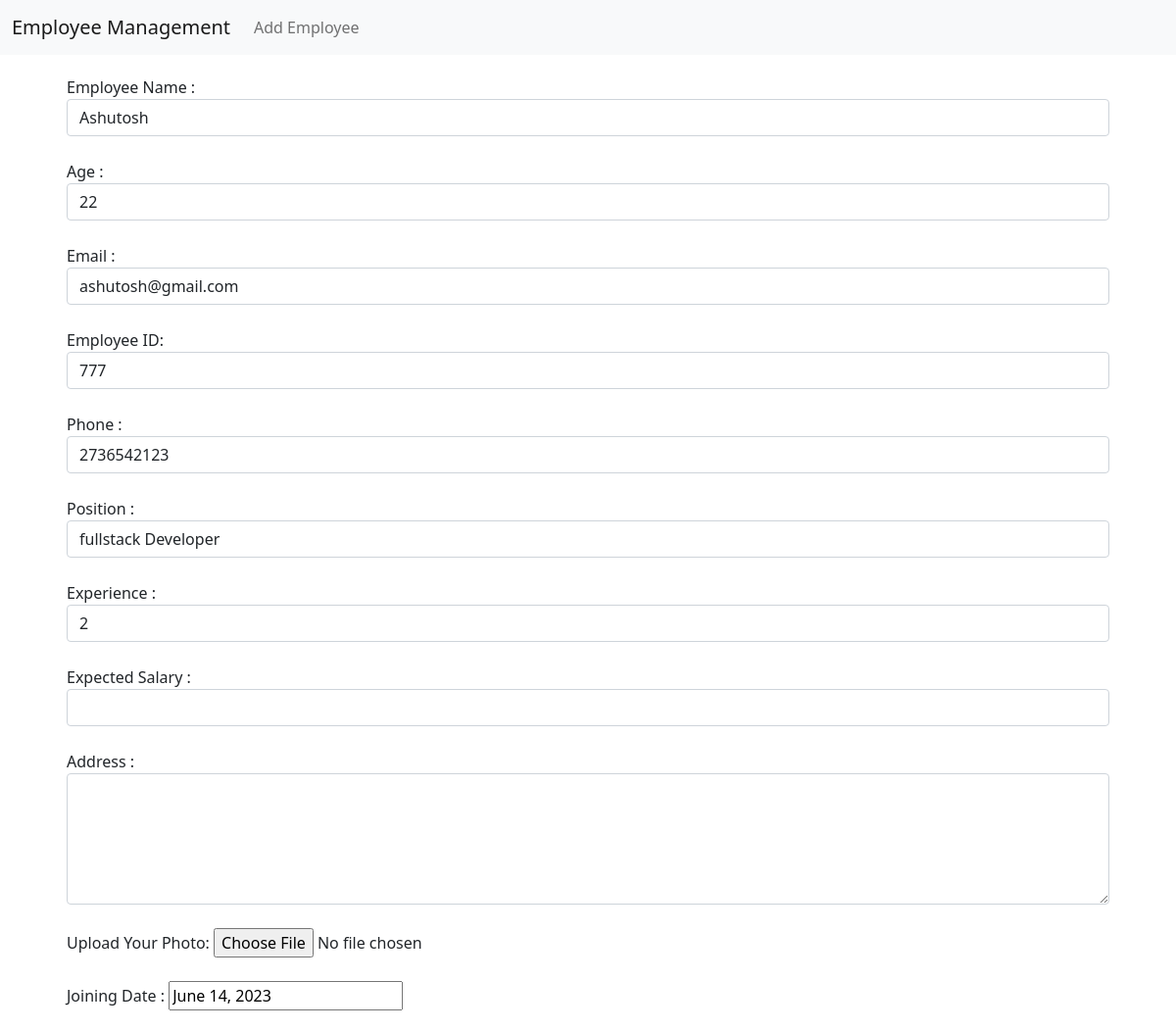
/emp/details/4/, run on the app's committed database.
### emp_app/models.py (models this page shows)
class Employee(models.Model):
    Name = models.CharField(max_length=20,unique=True)
    Age = models.IntegerField()
    Email= models.EmailField(max_length=300,unique=True)
    Emp_id = models.CharField(max_length=4,unique=True)
    Experience = models.CharField(max_length=20)
    Salary = models.CharField(max_length=20)
    Position = models.CharField(max_length=100 , null=True,blank=True)
    Phone=models.CharField(max_length=10)
    Address = models.TextField(max_length=200)
    Joining_Date = models.DateField(auto_now_add=True)
    Photo =models.ImageField(upload_to='Emp_Images/',null=True,blank=True)

### emp_app/views.py (the view)
# urls.py: path('details/<int:emp_id>/',views.details,name='details'),
def details(request,emp_id):
    emp=Employee.objects.get(id=emp_id)
    context ={
        'emp':emp
    }
    return render(request,'details.html',context)

### templates/details.html (shortened to what this page needs)
{% extends 'base.html' %}
{% block content %}
<div class='container'>
    <div class='row'>
        <dic class='col-md-12'
            <div class='card'>
                <div class='card-body'>
                    <form action="{% url 'details' emp.id %}" method="POST" style='padding:5px 10px 5px 10px'>
                        <div class='md-3'>
                            <label for='roll'>Employee Name : </label>
                            <input type='text'  name='name1' class='form-control' value='{{emp.Name}}' required><br>
                        </div>
                        <div class='md-3'>
                            <label for='name'>Age : </label>
                            <input type='text' name='age1' class='form-control' value={{emp.Age}}  required><br>
                        </div>
                        <div class='md-3'>
                            <label for='email'>Email : </label>
                            <input type='email' id='email' name='email1' class='form-control' value='{{emp.Email}}' required><br>
                        </div>
                        <div class='md-3'>
                            <label for='phone'>Employee ID: </label>
                            <input type='text'  name='emp_id1' class='form-control' value='{{emp.Emp_id}}'><br>
                        </div>
                        <div class='md-3'>
                            <label for='phone'>Phone : </label>
                            <input type='text' id='phone' name='phone1' class='form-control' value='{{emp.Phone}}'><br>
                        </div>
                        <div class='md-3'>
                            <label for='name'>Position : </label>
                            <input type='text' name='position1' class='form-control' value='{{emp.Position}}' required><br>
                        </div>
                        <div class='md-3'>
                            <label for='name'>Experience : </label>
                            <input type='text' name='experience1' class='form-control' value='{{emp.Experience}}' required><br>
                        </div>
                         <div class='md-3'>
                            <label for='phone'>Expected Salary : </label>
                            <input type='text'  name='salary1' class='form-control' ><br>
                        </div>
                        <div class='md-3'>
                            <label for='address'>Address : </label>
                            <textarea id='address' name='address1' rows='5' class='form-control' value='{{emp.Address}}'></textarea><br>
                        </div>
                        <div class='md-3'>
                            <label for='phone'>Upload Your Photo: </label>
                            <input type='file'  name='photo1'  ><br><br>
                        </div>
                        <div class='md-3'>
                            <label for='name'>Joining Date : </label>
                            <input type='text'    value='{{emp.Joining_Date}}'><br>
                        </div>
                        </div>
                </div>
            </div>
{% endblock %}

### data on the page
Employee: name1 "Ashutosh", age1 "22", email1 "ashutosh@gmail.com", emp_id1 "777", phone1 "2736542123", position1 "fullstack Developer", experience1 "2", Joining_Date "June 14, 2023"
